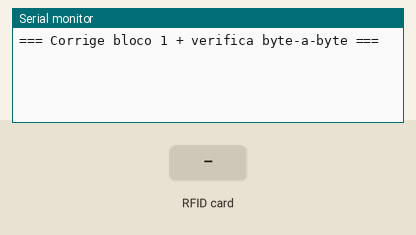
Bench run of a sketch on a simulated ESP32. Parts: the last lines printed to the serial monitor. The test bench sets the inputs (shaded band).

Above: at 1.5 s.
1.6 s: RFID card 5E 7A 19 C4 held to the reader
At 2.7 s:
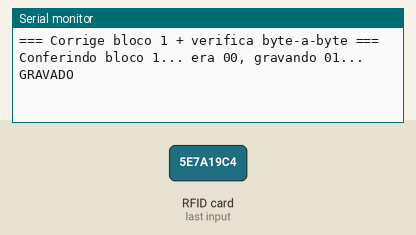
3.6 s: RFID card 5E 7A 19 C4 held to the reader
At 5.7 s:
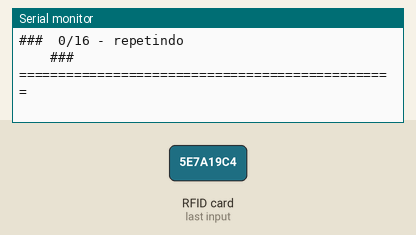

Measured:
- after the input at 1.6 s, the serial monitor: prints a new line after 0.06 s (image 1)
- after the input at 3.6 s, the serial monitor: prints a new line after 0.56 s (image 2)

The sketch:

rc522_fixb1.ino
```cpp
// COPIA PUBLICADA: chave do setor, UID e dados dos blocos da tag original foram
// omitidos (marcados como *_OMITIDA / *_OMITIDO acima). Nao e o .ino de build.
// =====================================================================
//  RC522 - Corrige o bloco 1 (= 01 00 00...) e VERIFICA byte-a-byte
//  Os trailers ja estao travados em 7F0788 (ok). O bloco 1 e um bloco
//  de DADOS (gravavel com a chave 8829 mesmo com 7F0788). Grava o 01
//  que faltava e confere o cartao inteiro contra o original.
//  Pinos: SDA->D21 SCK->TX2(17) MOSI->RX2(16) MISO->D4 RST->3V3
// =====================================================================
#include <SPI.h>
#include <MFRC522.h>

// --- segredos omitidos para publicar (o workspace tem os valores reais) ---
#define KEYA_URMET_OMITIDA  0x00,0x00,0x00,0x00,0x00,0x00
#define UID_OMITIDO         0x00,0x00,0x00,0x00
#define KEY_DIC_OMITIDA     0x00,0x00,0x00,0x00,0x00,0x00
#define MFG_OMITIDO         0x00,0x00,0x00,0x00,0x00,0x00,0x00,0x00

#define SS_PIN  21
#define RST_PIN 22
MFRC522 rfid(SS_PIN, RST_PIN);

byte KEY_URMET[6] = {KEYA_URMET_OMITIDA};
byte EXP_B0[16]   = {UID_OMITIDO, 0xB2, 0x08, 0x04,0x00, MFG_OMITIDO};
byte EXP_B1[16]   = {0x01, 0,0,0,0,0,0,0,0,0,0,0,0,0,0,0};
byte ZERO[16]     = {0};
byte RD_FINAL[16] = {0,0,0,0,0,0, 0x7F,0x07,0x88, 0x00, 0,0,0,0,0,0};
byte TARGET[4]    = {UID_OMITIDO};
bool concluido=false, avisou=false;

bool sensorAlive(){ byte v=rfid.PCD_ReadRegister(MFRC522::VersionReg); return v!=0x00 && v!=0xFF; }
bool detect(){
  rfid.PCD_WriteRegister(MFRC522::TxModeReg,0x00); rfid.PCD_WriteRegister(MFRC522::RxModeReg,0x00); rfid.PCD_WriteRegister(MFRC522::ModWidthReg,0x26);
  byte a[2];byte l=2; MFRC522::StatusCode s=rfid.PICC_WakeupA(a,&l);
  if(s!=MFRC522::STATUS_OK && s!=MFRC522::STATUS_COLLISION) return false;
  return rfid.PICC_ReadCardSerial();
}
bool reselect(){ for(int i=0;i<8;i++){ if(!sensorAlive()) return false; rfid.PICC_HaltA(); rfid.PCD_StopCrypto1(); byte a[2];byte l=2; if(rfid.PICC_WakeupA(a,&l)==MFRC522::STATUS_OK && rfid.PICC_ReadCardSerial()) return true; delay(30);} return false; }
bool auth(byte trailer){ MFRC522::MIFARE_Key k; memcpy(k.keyByte,KEY_URMET,6); return rfid.PCD_Authenticate(MFRC522::PICC_CMD_MF_AUTH_KEY_A,trailer,&k,&rfid.uid)==MFRC522::STATUS_OK; }
byte* expFor(byte s, byte b){ if(b==s*4+3) return RD_FINAL; if(b==0) return EXP_B0; if(b==1) return EXP_B1; return ZERO; }

// grava o bloco 1 (dados) com retry
bool fixB1(){
  for(int t=0;t<8;t++){
    if(!sensorAlive()) return false;
    if(auth(3)){ bool w=(rfid.MIFARE_Write(1, EXP_B1, 16)==MFRC522::STATUS_OK);
      byte b[18];byte l=18; bool ok=w && rfid.MIFARE_Read(1,b,&l)==MFRC522::STATUS_OK && !memcmp(b,EXP_B1,16);
      rfid.PCD_StopCrypto1(); if(ok) return true; }
    else rfid.PCD_StopCrypto1();
    if(!reselect()) return false;
  }
  return false;
}

void setup(){
  Serial.begin(115200); delay(300);
  SPI.begin(17, 4, 16, SS_PIN);
  rfid.PCD_Init(); rfid.PCD_SetAntennaGain(rfid.RxGain_max);
  Serial.println("\n=== Corrige bloco 1 + verifica byte-a-byte ===");
}

void loop(){
  if(!sensorAlive()){ if(!avisou){Serial.println("[sensor caiu]");avisou=true;} rfid.PCD_Reset(); rfid.PCD_Init(); rfid.PCD_SetAntennaGain(rfid.RxGain_max); delay(300); return; }
  avisou=false;
  if(concluido){ delay(600); return; }
  if(!detect()){ delay(120); return; }

  // 1) corrige bloco 1
  Serial.print("Conferindo bloco 1... ");
  bool b1=false;
  if(auth(3)){ byte b[18];byte l=18; if(rfid.MIFARE_Read(1,b,&l)==MFRC522::STATUS_OK) b1=(memcmp(b,EXP_B1,16)==0); rfid.PCD_StopCrypto1(); }
  reselect();
  if(b1) Serial.println("ja = 01 (ok)");
  else { Serial.print("era 00, gravando 01... "); Serial.println(fixB1()?"GRAVADO":"tenta de novo"); reselect(); return; }

  // 2) verificacao completa byte-a-byte
  Serial.println("\n---- VERIFICACAO BYTE-A-BYTE ----");
  bool uidOk=true; for(int i=0;i<4;i++) if(rfid.uid.uidByte[i]!=TARGET[i]) uidOk=false;
  Serial.printf("UID: 33 22 00 A3 %s\n", uidOk?"OK":"ERRADO");
  int ok=0;
  for(byte s=0;s<16;s++){
    if(!reselect()) break;
    byte trailer=s*4+3; bool m=true;
    if(auth(trailer)){ byte b[18];
      for(byte bl=s*4;bl<=trailer && m;bl++){ byte l=18; if(rfid.MIFARE_Read(bl,b,&l)!=MFRC522::STATUS_OK || memcmp(b,expFor(s,bl),16)) m=false; }
    } else m=false;
    rfid.PCD_StopCrypto1();
    Serial.printf("Setor %2d: %s\n", s, m?"IDENTICO":"difere");
    if(m) ok++;
  }
  Serial.println("================================================");
  if(uidOk && ok==16){
    Serial.println("###  AGORA SIM: 100% IDENTICO (com o 01 do bloco 1)  ###");
    Serial.println("###  PODE TESTAR NA URMET.                           ###");
    concluido=true;
  } else Serial.printf("###  %d/16 - repetindo                              ###\n", ok);
  Serial.println("================================================");
  rfid.PICC_HaltA(); rfid.PCD_StopCrypto1(); delay(2000);
}
```
